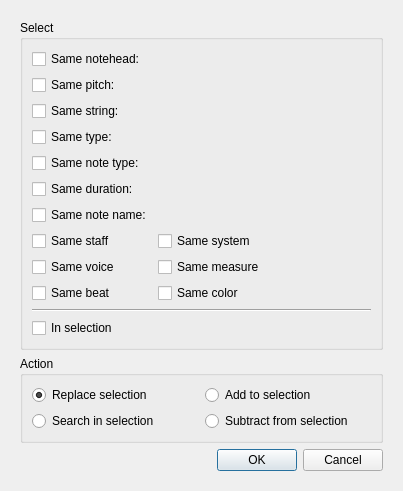
<?xml version="1.0" encoding="UTF-8"?>
<ui version="4.0">
 <class>SelectNoteDialog</class>
 <widget class="QDialog" name="SelectNoteDialog">
  <property name="geometry">
   <rect>
    <x>0</x>
    <y>0</y>
    <width>403</width>
    <height>478</height>
   </rect>
  </property>
  <property name="windowTitle">
   <string>Select notes</string>
  </property>
  <layout class="QHBoxLayout" name="horizontalLayout">
   <item>
    <layout class="QVBoxLayout" name="verticalLayout">
     <property name="leftMargin">
      <number>9</number>
     </property>
     <property name="topMargin">
      <number>9</number>
     </property>
     <property name="rightMargin">
      <number>9</number>
     </property>
     <property name="bottomMargin">
      <number>9</number>
     </property>
     <item>
      <widget class="QGroupBox" name="select">
       <property name="title">
        <string>Select</string>
       </property>
       <layout class="QGridLayout" name="gridLayout_2">
        <item row="3" column="0">
         <widget class="QCheckBox" name="sameType">
          <property name="text">
           <string>Same type:</string>
          </property>
         </widget>
        </item>
        <item row="5" column="1">
         <widget class="QLabel" name="durationTicks">
          <property name="text">
           <string/>
          </property>
         </widget>
        </item>
        <item row="8" column="0">
         <widget class="QCheckBox" name="sameVoice">
          <property name="text">
           <string>Same voice</string>
          </property>
         </widget>
        </item>
        <item row="1" column="0">
         <widget class="QCheckBox" name="samePitch">
          <property name="text">
           <string>Same pitch:</string>
          </property>
         </widget>
        </item>
        <item row="4" column="1">
         <widget class="QLabel" name="durationType">
          <property name="text">
           <string/>
          </property>
         </widget>
        </item>
        <item row="7" column="0">
         <widget class="QCheckBox" name="sameStaff">
          <property name="text">
           <string>Same staff</string>
          </property>
         </widget>
        </item>
        <item row="6" column="0">
         <widget class="QCheckBox" name="sameName">
          <property name="text">
           <string>Same note name:</string>
          </property>
         </widget>
        </item>
        <item row="3" column="1">
         <widget class="QLabel" name="type">
          <property name="text">
           <string/>
          </property>
         </widget>
        </item>
        <item row="6" column="1">
         <widget class="QLabel" name="name">
          <property name="text">
           <string/>
          </property>
         </widget>
        </item>
        <item row="5" column="0">
         <widget class="QCheckBox" name="sameDurationTicks">
          <property name="text">
           <string>Same duration:</string>
          </property>
         </widget>
        </item>
        <item row="0" column="0">
         <widget class="QCheckBox" name="sameNotehead">
          <property name="text">
           <string>Same notehead:</string>
          </property>
         </widget>
        </item>
        <item row="9" column="1">
         <widget class="QCheckBox" name="sameColor">
          <property name="text">
           <string>Same color</string>
          </property>
         </widget>
        </item>
        <item row="1" column="1">
         <widget class="QLabel" name="pitch">
          <property name="text">
           <string/>
          </property>
         </widget>
        </item>
        <item row="0" column="1">
         <widget class="QLabel" name="notehead">
          <property name="text">
           <string/>
          </property>
         </widget>
        </item>
        <item row="7" column="1" colspan="2">
         <widget class="QCheckBox" name="sameSystem">
          <property name="text">
           <string>Same system</string>
          </property>
         </widget>
        </item>
        <item row="2" column="0">
         <widget class="QCheckBox" name="sameString">
          <property name="text">
           <string>Same string:</string>
          </property>
         </widget>
        </item>
        <item row="4" column="0">
         <widget class="QCheckBox" name="sameDurationType">
          <property name="text">
           <string>Same note type:</string>
          </property>
         </widget>
        </item>
        <item row="2" column="1">
         <widget class="QLabel" name="string">
          <property name="text">
           <string/>
          </property>
         </widget>
        </item>
        <item row="9" column="0">
         <widget class="QCheckBox" name="sameBeat">
          <property name="text">
           <string>Same beat</string>
          </property>
         </widget>
        </item>
        <item row="8" column="1">
         <widget class="QCheckBox" name="sameMeasure">
          <property name="text">
           <string>Same measure</string>
          </property>
         </widget>
        </item>
        <item row="10" column="0" colspan="3">
         <widget class="Line" name="line2">
          <property name="orientation">
           <enum>Qt::Horizontal</enum>
          </property>
         </widget>
        </item>
        <item row="11" column="0">
         <widget class="QCheckBox" name="inSelection">
          <property name="text">
           <string>In selection</string>
          </property>
         </widget>
        </item>
       </layout>
      </widget>
     </item>
     <item>
      <widget class="QGroupBox" name="action">
       <property name="title">
        <string>Action</string>
       </property>
       <layout class="QGridLayout" name="gridLayout">
        <item row="0" column="0">
         <widget class="QRadioButton" name="replace">
          <property name="text">
           <string>Replace selection</string>
          </property>
          <property name="checked">
           <bool>true</bool>
          </property>
         </widget>
        </item>
        <item row="0" column="1">
         <widget class="QRadioButton" name="add">
          <property name="text">
           <string>Add to selection</string>
          </property>
         </widget>
        </item>
        <item row="1" column="0">
         <widget class="QRadioButton" name="fromSelection">
          <property name="visible">
           <bool>false</bool>
          </property>
          <property name="text">
           <string>Search in selection</string>
          </property>
         </widget>
        </item>
        <item row="1" column="1">
         <widget class="QRadioButton" name="subtract">
          <property name="text">
           <string>Subtract from selection</string>
          </property>
         </widget>
        </item>
       </layout>
      </widget>
     </item>
     <item>
      <widget class="QDialogButtonBox" name="buttonBox">
       <property name="sizePolicy">
        <sizepolicy hsizetype="Expanding" vsizetype="Expanding">
         <horstretch>0</horstretch>
         <verstretch>0</verstretch>
        </sizepolicy>
       </property>
       <property name="orientation">
        <enum>Qt::Horizontal</enum>
       </property>
       <property name="standardButtons">
        <set>QDialogButtonBox::Cancel|QDialogButtonBox::Ok</set>
       </property>
      </widget>
     </item>
    </layout>
   </item>
  </layout>
 </widget>
 <tabstops>
  <tabstop>sameNotehead</tabstop>
  <tabstop>samePitch</tabstop>
  <tabstop>sameString</tabstop>
  <tabstop>sameType</tabstop>
  <tabstop>sameDurationType</tabstop>
  <tabstop>sameDurationTicks</tabstop>
  <tabstop>sameName</tabstop>
  <tabstop>sameStaff</tabstop>
  <tabstop>sameSystem</tabstop>
  <tabstop>sameVoice</tabstop>
  <tabstop>sameMeasure</tabstop>
  <tabstop>sameBeat</tabstop>
  <tabstop>sameColor</tabstop>
  <tabstop>inSelection</tabstop>
  <tabstop>replace</tabstop>
  <tabstop>add</tabstop>
  <tabstop>subtract</tabstop>
 </tabstops>
 <resources/>
 <connections/>
</ui>
